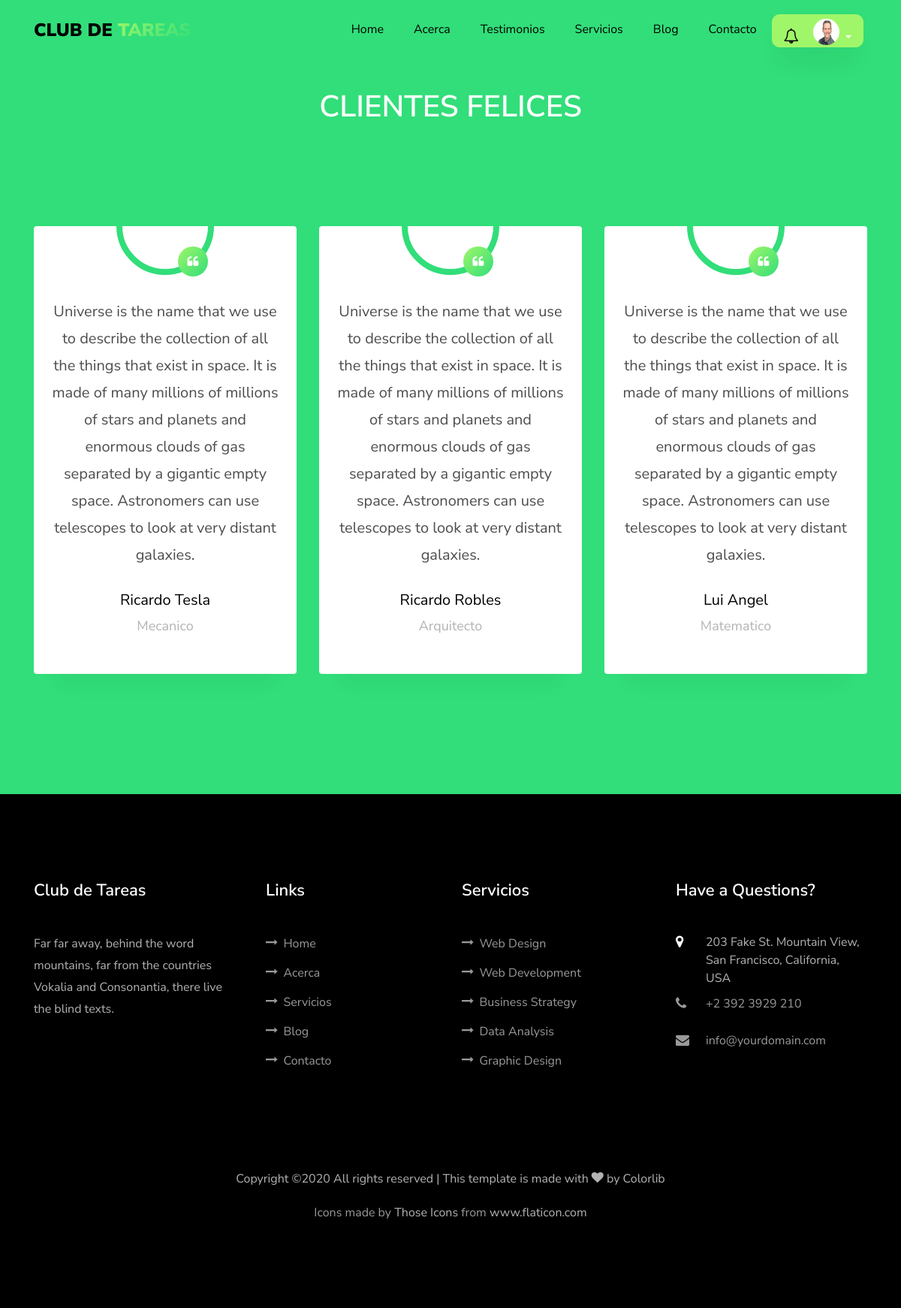
Page /testimony/ (signed in) on the earlier database version.
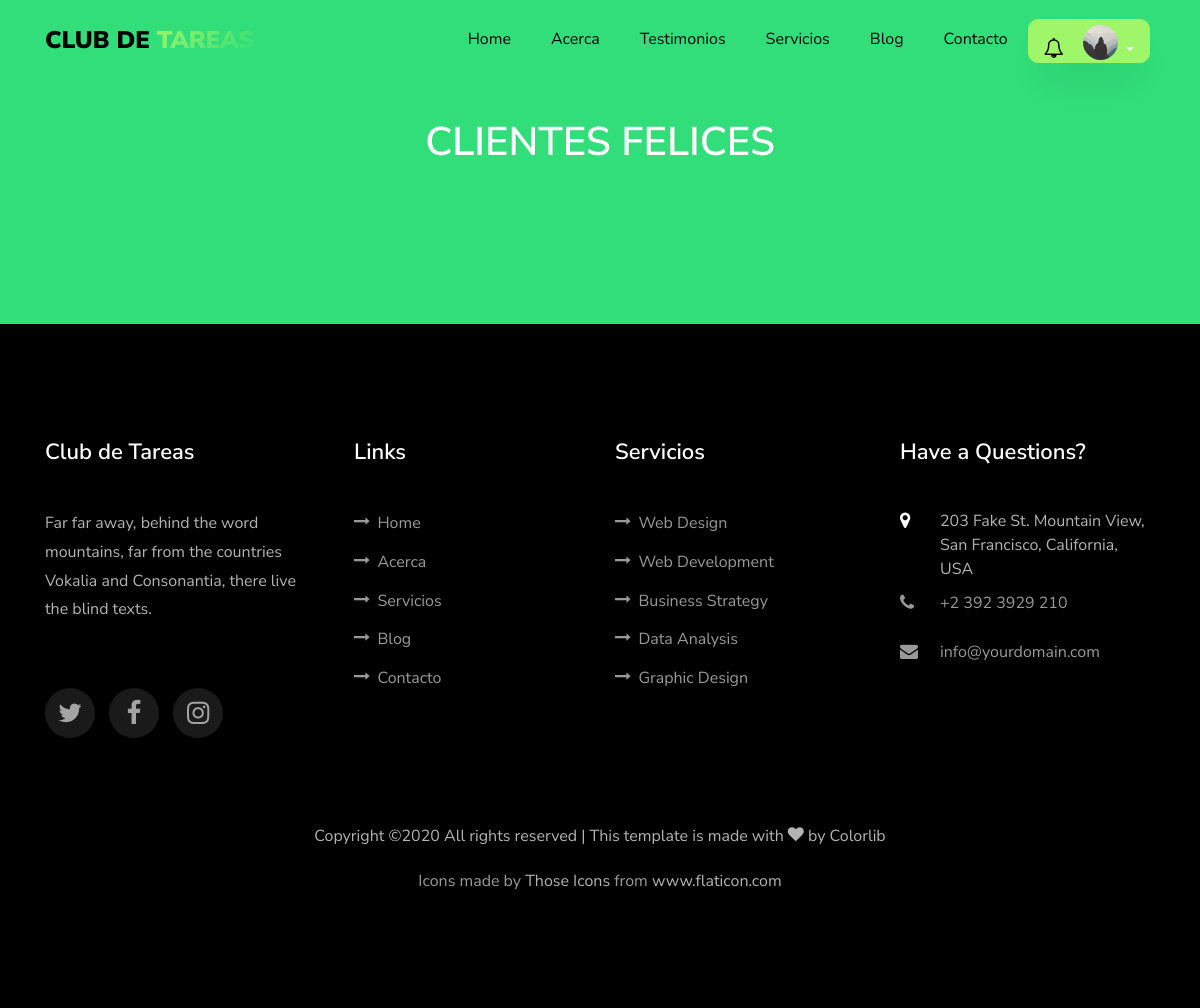
Same page on the later database version.
### usuario/models.py (models this page shows, shortened)
class Usuario(AbstractBaseUser,PermissionsMixin):
    imagen       =  models.ImageField(default='default.jpg',upload_to='profile_pics')
    email        =  models.EmailField(max_length=60,blank=True)
    facebook     =  models.CharField(max_length=100,blank=True)
    username     =  models.CharField(max_length=30,unique=True)
    nombre       =  models.CharField(max_length=100)
    apellido     =  models.CharField(max_length=100)
    edad         =  models.IntegerField(blank=True,null=True)
    padecimientos = models.TextField(verbose_name="padecimientos",blank=True)
    asistencia = models.CharField(verbose_name="Días de asistencia",max_length=100,blank=True)
    enfoque = models.CharField(verbose_name="Area en la que guste que se enfocará la atención",max_length=100,blank=True)
    nombre_de_la_madre =  models.CharField(verbose_name="Nombre de la Madre",max_length=100,blank=True)
    edad_de_la_madre =  models.IntegerField(verbose_name="Edad",blank=True, null=True)
    ocupacion_de_la_madre = models.CharField(verbose_name="Ocupación",max_length=100,blank=True)
    numero_de_la_madre   =  models.IntegerField(verbose_name="Número de contacto",blank=True,null=True)
    nombre_del_padre =  models.CharField(verbose_name="Nombre del Padre",max_length=100,blank=True)
    edad_del_padre =  models.IntegerField(verbose_name="Edad",blank=True, null=True)
    ocupacion_del_padre = models.CharField(verbose_name="Ocupación",max_length=100,blank=True)
    numero_del_padre    =  models.IntegerField(verbose_name="Número de contacto",blank=True,null=True)
    fecha_nacimiento = models.DateField(verbose_name="Fecha de nacimiento",blank=True, null=True)
    escuela      =  models.CharField(verbose_name="Nombre de la escuela",max_length=100,blank=True)
    domicilio    =  models.CharField(verbose_name="Domicilio",max_length=150,blank=True)
    status_paquetes = models.BooleanField(verbose_name="¿Tiene Paquetes Activos?",default=False)
    '''
    NIVEL_STATUS = (
         ('k','Kinder'),
         ('p','Primaria'),
         ('s','Secundaria'),
         ('b','bachillerato'),
         ('u','universidad'))
    '''
    nivel_academico = models.CharField(max_length=500,blank=True,verbose_name='Nivel académico del alumno')
    date_joined  =  models.DateTimeField(verbose_name="Fecha de ingreso",auto_now_add=True)
    last_login   =  models.DateTimeField(verbose_name="Ultima fecha de Sesión",auto_now=True)
    is_admin     =  models.BooleanField(verbose_name="¿Es Administrador?",default=False)
    is_active    =  models.BooleanField(verbose_name="¿Esta Acivo?",default=True)
    is_staff     =  models.BooleanField(verbose_name="¿Es parte del Staff?",default=False)
    is_superuser =  models.BooleanField(verbose_name="¿Es Super Usuario?",default=False)
    grupo = models.OneToOneField(Group,on_delete=models.SET_NULL,null=True,blank=True)
    USERNAME_FIELD  = "username"
    REQUIRED_FIELDS = ["nombre","apellido"]
    objects = MyUsuarioManager()

### blog/models.py (models this page shows, shortened)
class Testimonio(models.Model):
    imagen =  models.ImageField(default="default.jpg",upload_to='testimonios_pics')
    nombre = models.CharField(max_length=100)
    mensaje = models.TextField()
    profesion = models.CharField(max_length=100)

### blog/views.py (the view)
# urls.py: path('testimony/', views.testimony, name='testimony'),
def testimony(request):
    testimonios = Testimonio.objects.all()
    context = {
    "testimonios" : testimonios
    }
    return render(request,'blog/testimony.html',context)

### blog/templates/blog/testimony.html
{% extends 'main/base.html' %}
{% load static %}
{% block content %}
<section class="ftco-section testimony-section">
  <div class="container">
    <div class="row justify-content-center pb-3">
      <div class="col-md-7 text-center heading-section heading-section-white ftco-animate">
        <h2 class="mb-4">Clientes Felices</h2>
      </div>
    </div>
    <div class="row ftco-animate justify-content-center">
      <div class="col-md-12">
        <div class="carousel-testimony owl-carousel ftco-owl">
          {% if testimonios %}
            {% for testimonio in testimonios %}
              <div class="item">
                <div class="testimony-wrap text-center py-4 pb-5">
                  <div class="user-img" style="background-image: url({{ testimonio.imagen.url }})">
                    <span class="quote d-flex align-items-center justify-content-center">
                      <i class="icon-quote-left"></i>
                    </span>
                  </div>
                  <div class="text px-4 pb-5">
                    <p class="mb-4">{{ testimonio.mensaje }}</p>
                    <p class="name">{{ testimonio.nombre }}</p>
                    <span class="position">{{ testimonio.profesion }}</span>
                  </div>
                </div>
              </div>
            {% endfor %}
          {% endif %}
        </div>
      </div>
    </div>
  </div>
</section>
{% endblock content     %}

### templates/main/base.html (shortened to what the changed rows need)
{% load static %}
{% load notifications_tags %}
{% notifications_unread as unread_count %}
<!DOCTYPE html>
<html lang="es">
  <head>
    <link rel="stylesheet" href="{% static 'main/css/fonts.css'%}">
    <link rel="stylesheet" href="{% static 'main/css/open-iconic-bootstrap.min.css'%}">
    <link rel="stylesheet" href="{% static 'main/css/animate.css'%}">
    <link rel="stylesheet" href="{% static 'main/css/search.css'%}">
    <link rel="stylesheet" href="{% static 'main/css/owl.carousel.min.css'%}">
    <link rel="stylesheet" href="{% static 'main/css/owl.theme.default.min.css'%}">
    <link rel="stylesheet" href="{% static 'main/css/magnific-popup.css'%}">
    <link rel="stylesheet" href="{% static 'main/css/aos.css'%}">
    <link rel="stylesheet" href="{% static 'main/css/ionicons.min.css'%}">
    <link rel="stylesheet" href="{% static 'main/css/flaticon.css' %}">
    <link rel="stylesheet" href="{% static 'main/css/icomoon.css' %}">
    <link rel="stylesheet" href="{% static 'main/css/style.css' %}">
    <link rel="stylesheet" href="{% static 'main/css/fix.css' %}">
    <link rel='stylesheet' href="https://cdnjs.cloudflare.com/ajax/libs/fullcalendar/3.1.0/fullcalendar.min.css" />
  </head>
  <body  data-target=".site-navbar-target" data-offset="300">
  <nav class="navbar navbar-expand-lg navbar-dark ftco_navbar bg-dark ftco-navbar-light site-navbar-target" id="ftco-navbar">
	    <div class="container">
	      <div class="collapse navbar-collapse" id="ftco-nav">
          <ul class="nav navbar-nav navbar-right" style="text-align: right">
            {% if request.user.is_authenticated %}
            <div class="dropdown" style="padding-right:5px;margin:0;">
                    <a style="border-radius: 10px 10px 10px 10px !important;
                             -moz-border-radius: 10px 10px 10px 10px;
                             -webkit-border-radius: 10px 10px 10px 10px;padding-bottom:0; padding-top:0;padding-left:15px;padding-right:15px;"
                      class="btn btn-secondary dropdown-toggle" href="#" role="button" id="dropdownMenuLink" data-toggle="dropdown" aria-haspopup="true" aria-expanded="false">
                      <div style="display: inline-block;position: relative;margin-right:10px;">
                        <i class="fa fa-bell-o" style="font-size: 20px;color: black;"></i>
                      </div>
                          <div class="inset" style="margin-left: 5px;display: inline-block;">
                            <img src="{{ request.user.imagen.url }}">
                          </div>
                    </a>
              </div>
            {% else %}
              <li class="nav-item"><a href="{% url 'app:login' %}"  class="nav-link"><span>Login</span></a></li>
            </ul>
          {% endif %}
	      </div>
	    </div>
	  </nav>
    {% block content %}{% endblock %}
    <footer class="ftco-footer ftco-section">
      <div class="container">
        <div class="row mb-5">
          <div class="col-md">
            <div class="ftco-footer-widget mb-4">
              <h2 class="ftco-heading-2">Club de Tareas</h2>
              <ul class="ftco-footer-social list-unstyled float-md-left float-lft mt-5">
                <li class="ftco-animate"><a href="#"><span class="icon-twitter"></span></a></li>
                <li class="ftco-animate"><a href="#"><span class="icon-facebook"></span></a></li>
                <li class="ftco-animate"><a href="#"><span class="icon-instagram"></span></a></li>
              </ul>
            </div>
          </div>
          <div class="col-md">
            <div class="ftco-footer-widget mb-4 ml-md-4">
              <h2 class="ftco-heading-2">Links</h2>
            </div>
          </div>
          <div class="col-md">
             <div class="ftco-footer-widget mb-4">
              <h2 class="ftco-heading-2">Servicios</h2>
            </div>
          </div>
          <div class="col-md">
            <div class="ftco-footer-widget mb-4">
            	<h2 class="ftco-heading-2">Have a Questions?</h2>
            </div>
          </div>
        </div>
      </div>
    </footer>
  </body>
</html>

Differences in the rows shown:
removed Testimonio: mensaje "Universe is the name that we use to describe the collection of all the things that exist in space. It is made of many millions of millions of stars and planets and enormous clouds of gas separated by a gigantic empty space. Astronomers can use telescopes to look at very distant galaxies.", nombre "Ricardo Robles", profesion "Arquitecto"
removed Testimonio: mensaje "Universe is the name that we use to describe the collection of all the things that exist in space. It is made of many millions of millions of stars and planets and enormous clouds of gas separated by a gigantic empty space. Astronomers can use telescopes to look at very distant galaxies.", nombre "Lui Angel", profesion "Matematico"
removed Testimonio: mensaje "Universe is the name that we use to describe the collection of all the things that exist in space. It is made of many millions of millions of stars and planets and enormous clouds of gas separated by a gigantic empty space. Astronomers can use telescopes to look at very distant galaxies.", nombre "Ricardo Tesla", profesion "Mecanico"
changed Usuario: user.imagen: picture removed, a placeholder shows
